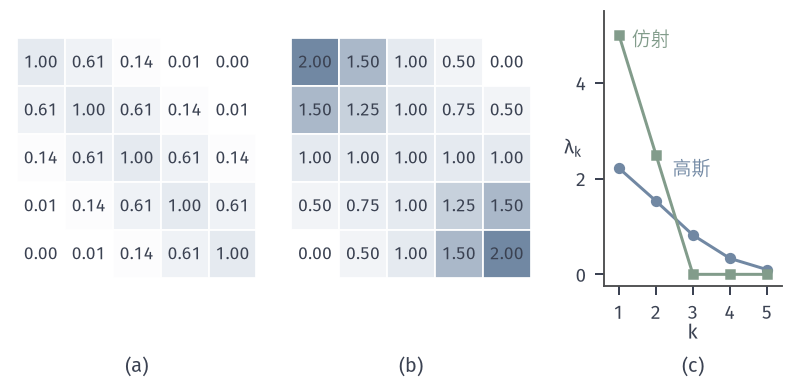

Python code for this plot:
from pathlib import Path
import sys
ROOT = next(p for p in Path(__file__).resolve().parents if (p/"build.sh").is_file() and (p/"tex/book.tex").is_file())
sys.path.insert(0, str(ROOT/"figures/00-shared/mathematical-preliminaries-upper/00-shared/comprehension-figures"))
from support import figure, save, BLUE, GREEN, YELLOW, RED, PURPLE, INK, MUTED, GRID, BLUE_FILL, GREEN_FILL, YELLOW_FILL, RED_FILL, PURPLE_FILL
import numpy as np
from matplotlib.colors import LinearSegmentedColormap
from matplotlib.patches import Rectangle
# 点组 -1,-.5,0,.5,1 上：高斯核 sigma=.5 与仿射核 1+xz 的 Gram 矩阵及特征值（由 numpy 计算）。
cmap = LinearSegmentedColormap.from_list('b', ['#FFFFFF', BLUE_FILL, BLUE])
pts = np.array([-1, -.5, 0, .5, 1.]); s = .5
G = np.exp(-(pts[:, None]-pts[None])**2/(2*s*s)); A = 1+np.outer(pts, pts)
eg = np.linalg.eigvalsh(G)[::-1]; ea = np.clip(np.linalg.eigvalsh(A)[::-1], 0, None)
fig, axes = figure(width_mm=112, height_mm=54, ncols=3, width_ratios=[1, 1, .9])
fig.set_layout_engine(None)
fig.subplots_adjust(left=.02, right=.985, top=.97, bottom=.2, wspace=.14)
for ax, M in zip(axes[:2], (G, A)):
    ax.set_xlim(-.02, 5.02); ax.set_ylim(5.02, -.02); ax.set_aspect('equal'); ax.axis('off')
    for i in range(5):
        for j in range(5):
            ax.add_patch(Rectangle((j, i), 1, 1, fc=cmap(M[i, j]/2), ec='white', lw=.7))
            ax.text(j+.5, i+.5, f'{M[i,j]:.2f}', ha='center', va='center', fontsize=7, color=INK)
c = axes[2]
k = np.arange(1, 6)
c.plot(k, eg, 'o-', color=BLUE, ms=3.5, lw=1.2)
c.plot(k, ea, 's-', color=GREEN, ms=3.5, lw=1.2)
c.set_xticks(k); c.set_yticks([0, 2, 4]); c.set_xlim(.6, 5.4); c.set_ylim(-.25, 5.5); c.set_xlabel('$k$', labelpad=0)
c.text(1.35, 4.9, '仿射', color=GREEN, va='center', fontsize=7.5); c.text(2.45, 2.2, '高斯', color=BLUE, va='center', fontsize=7.5)
c.set_ylabel(r'$\lambda_k$', labelpad=1, rotation=0, va='center')
q = c.get_position(); c.set_position([q.x0+.05, q.y0+.05, q.width-.05, q.height-.05])
fig.canvas.draw()
for ax, s_ in zip(axes, '(a) (b) (c)'.split()):
    q = ax.get_position(); fig.text((q.x0+q.x1)/2, .015, s_, ha='center', va='bottom')
save(fig, Path(__file__).resolve().parent, 'figure', {'formula': 'Gaussian exp(-(x-z)^2/(2*.25)), affine 1+xz, x in -1,-.5,0,.5,1', 'eig_gauss': eg.round(3).tolist(), 'eig_affine': ea.round(3).tolist()})
